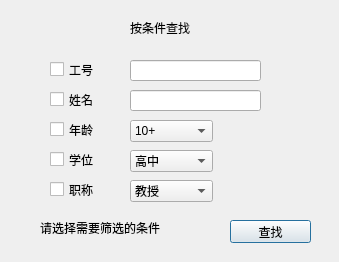
<?xml version="1.0" encoding="UTF-8"?>
<ui version="4.0">
 <class>FindByCondition_Dialog</class>
 <widget class="QDialog" name="FindByCondition_Dialog">
  <property name="geometry">
   <rect>
    <x>0</x>
    <y>0</y>
    <width>339</width>
    <height>262</height>
   </rect>
  </property>
  <property name="windowTitle">
   <string>Dialog</string>
  </property>
  <widget class="QLabel" name="label">
   <property name="geometry">
    <rect>
     <x>130</x>
     <y>20</y>
     <width>91</width>
     <height>16</height>
    </rect>
   </property>
   <property name="text">
    <string>按条件查找</string>
   </property>
  </widget>
  <widget class="QCheckBox" name="number_heckBox">
   <property name="geometry">
    <rect>
     <x>50</x>
     <y>60</y>
     <width>87</width>
     <height>19</height>
    </rect>
   </property>
   <property name="text">
    <string>工号</string>
   </property>
  </widget>
  <widget class="QCheckBox" name="name_checkBox">
   <property name="geometry">
    <rect>
     <x>50</x>
     <y>90</y>
     <width>87</width>
     <height>19</height>
    </rect>
   </property>
   <property name="text">
    <string>姓名</string>
   </property>
  </widget>
  <widget class="QCheckBox" name="age_checkBox">
   <property name="geometry">
    <rect>
     <x>50</x>
     <y>120</y>
     <width>87</width>
     <height>19</height>
    </rect>
   </property>
   <property name="text">
    <string>年龄</string>
   </property>
  </widget>
  <widget class="QCheckBox" name="degree_checkBox">
   <property name="geometry">
    <rect>
     <x>50</x>
     <y>150</y>
     <width>87</width>
     <height>19</height>
    </rect>
   </property>
   <property name="text">
    <string>学位</string>
   </property>
  </widget>
  <widget class="QCheckBox" name="position_checkBox">
   <property name="geometry">
    <rect>
     <x>50</x>
     <y>180</y>
     <width>87</width>
     <height>19</height>
    </rect>
   </property>
   <property name="text">
    <string>职称</string>
   </property>
  </widget>
  <widget class="QLineEdit" name="number_lineEdit">
   <property name="geometry">
    <rect>
     <x>130</x>
     <y>60</y>
     <width>131</width>
     <height>21</height>
    </rect>
   </property>
  </widget>
  <widget class="QLineEdit" name="name_lineEdit">
   <property name="geometry">
    <rect>
     <x>130</x>
     <y>90</y>
     <width>131</width>
     <height>21</height>
    </rect>
   </property>
  </widget>
  <widget class="QComboBox" name="age_comboBox">
   <property name="geometry">
    <rect>
     <x>130</x>
     <y>120</y>
     <width>83</width>
     <height>22</height>
    </rect>
   </property>
   <item>
    <property name="text">
     <string>10+</string>
    </property>
   </item>
   <item>
    <property name="text">
     <string>20+</string>
    </property>
   </item>
   <item>
    <property name="text">
     <string>30+</string>
    </property>
   </item>
   <item>
    <property name="text">
     <string>40+</string>
    </property>
   </item>
   <item>
    <property name="text">
     <string>50+</string>
    </property>
   </item>
   <item>
    <property name="text">
     <string>60+及以上</string>
    </property>
   </item>
  </widget>
  <widget class="QComboBox" name="degree_comboBox">
   <property name="geometry">
    <rect>
     <x>130</x>
     <y>150</y>
     <width>83</width>
     <height>22</height>
    </rect>
   </property>
   <item>
    <property name="text">
     <string>高中</string>
    </property>
   </item>
   <item>
    <property name="text">
     <string>本科</string>
    </property>
   </item>
   <item>
    <property name="text">
     <string>硕士</string>
    </property>
   </item>
   <item>
    <property name="text">
     <string>博士</string>
    </property>
   </item>
  </widget>
  <widget class="QComboBox" name="position_comboBox">
   <property name="geometry">
    <rect>
     <x>130</x>
     <y>180</y>
     <width>83</width>
     <height>22</height>
    </rect>
   </property>
   <item>
    <property name="text">
     <string>教授</string>
    </property>
   </item>
   <item>
    <property name="text">
     <string>副教授</string>
    </property>
   </item>
   <item>
    <property name="text">
     <string>讲师</string>
    </property>
   </item>
   <item>
    <property name="text">
     <string>助教</string>
    </property>
   </item>
  </widget>
  <widget class="QLabel" name="label_2">
   <property name="geometry">
    <rect>
     <x>40</x>
     <y>220</y>
     <width>161</width>
     <height>16</height>
    </rect>
   </property>
   <property name="text">
    <string>请选择需要筛选的条件</string>
   </property>
  </widget>
  <widget class="QPushButton" name="Find_pushButton">
   <property name="geometry">
    <rect>
     <x>230</x>
     <y>220</y>
     <width>81</width>
     <height>23</height>
    </rect>
   </property>
   <property name="text">
    <string>查找</string>
   </property>
  </widget>
 </widget>
 <resources/>
 <connections>
  <connection>
   <sender>Find_pushButton</sender>
   <signal>clicked()</signal>
   <receiver>FindByCondition_Dialog</receiver>
   <slot>accept()</slot>
   <hints>
    <hint type="sourcelabel">
     <x>266</x>
     <y>227</y>
    </hint>
    <hint type="destinationlabel">
     <x>287</x>
     <y>167</y>
    </hint>
   </hints>
  </connection>
 </connections>
</ui>
